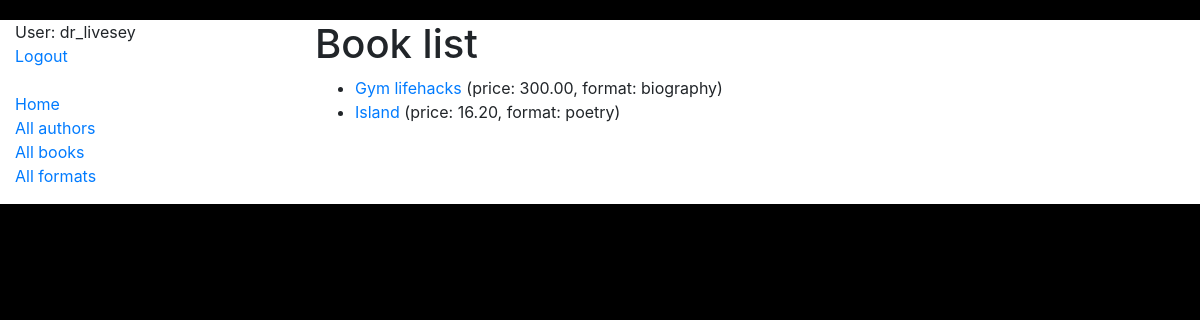
Page /catalog/books/ (signed in) on the earlier database version.
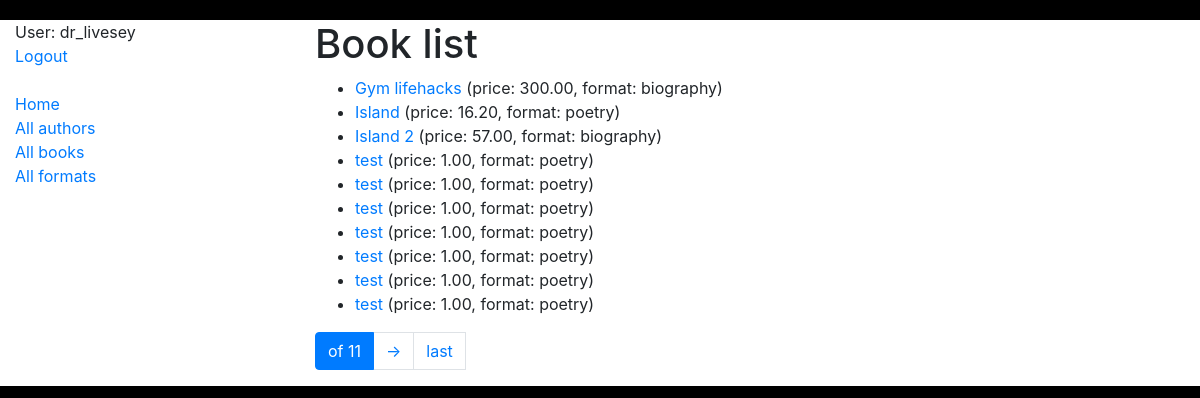
Same page on the later database version.
### catalog/models.py (models this page shows, shortened)
class Book(models.Model):
    title = models.CharField(max_length=255)
    price = models.DecimalField(max_digits=7, decimal_places=2)
    format = models.ForeignKey(
        LiteraryFormat,
        on_delete=models.CASCADE,
        related_name="books"
    )
    authors = models.ManyToManyField(settings.AUTH_USER_MODEL, related_name="books")
    class Meta:
        ordering = ["title"]
    def get_absolute_url(self):
        return reverse("catalog:book-detail", args=[str(self.id)])

class LiteraryFormat(models.Model):
    name = models.CharField(max_length=63)
    class Meta:
        ordering = ["name"]

### catalog/views.py (the view)
class BookListView(LoginRequiredMixin, generic.ListView):
    model = Book
    queryset = Book.objects.all().select_related("format")
    paginate_by = 10  # ?page=1

### templates/catalog/book_list.html (shortened to what this page needs)
{% extends "base.html" %}
{% block content %}
  <h1>Book list</h1>
  {% if book_list %}
    <ul>
      {% for book in book_list %}
        <li>
          <a href="{{ book.get_absolute_url }}">{{ book.title }}</a>
          (price: {{ book.price }}, format: {{ book.format.name }})
        </li>
      {% endfor %}
    </ul>
  {% else %}
    <p>There are no books in library</p>
  {% endif %}
{% endblock %}

Differences in the rows shown:
added Book: title "Island 2", price "57.00", format.name "biography"
added Book: title "test", price "1.00", format.name "poetry"
added Book: title "test", price "1.00", format.name "poetry"
added Book: title "test", price "1.00", format.name "poetry"
added Book: title "test", price "1.00", format.name "poetry"
added Book: title "test", price "1.00", format.name "poetry"
added Book: title "test", price "1.00", format.name "poetry"
added Book: title "test", price "1.00", format.name "poetry"
Other differences:
{{ paginator.num_pages }}: (not shown) → "11"
text now shown: "of -> last"
